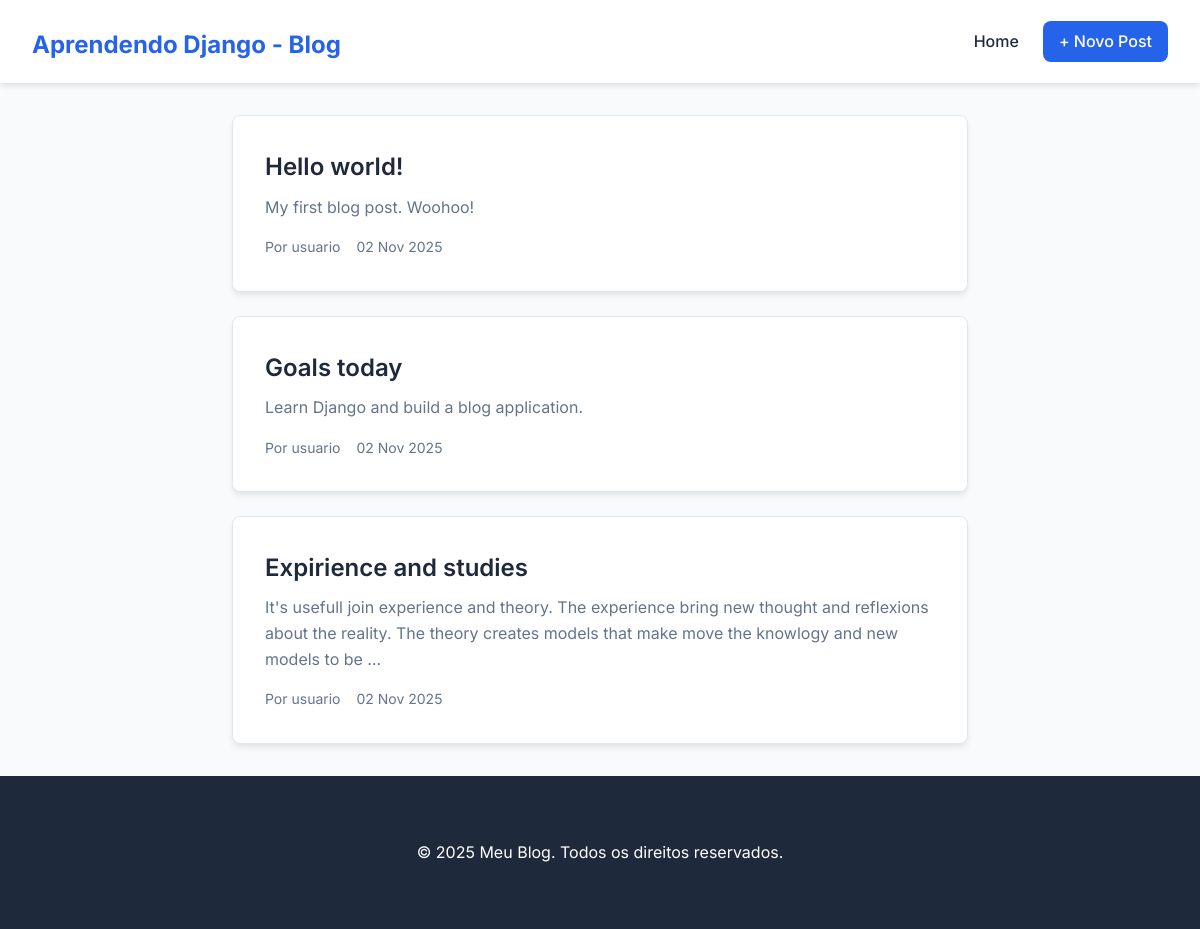
The page / on the database its author committed.
### blog/models.py (models this page shows, shortened)
class Post(models.Model):
    title = models.CharField(max_length=200)
    body = models.TextField()
    author = models.ForeignKey(get_user_model(), on_delete=models.CASCADE)
    created_at = models.DateTimeField(auto_now_add=True)
    updated_at = models.DateTimeField(auto_now=True)

### blog/views.py (the view)
# urls.py: path('', BlogListView.as_view(), name='home'),
class BlogListView(ListView):
    model = Post
    template_name = 'home.html'

### templates/home.html
{% extends 'base.html' %}
{% block content %}
<div class="post-list">
    {% for post in object_list %}
    <article class="post-entry">
        <h2 class="post-title">
            <a href="{% url 'post_detail' post.pk %}">{{ post.title }}</a>
        </h2>
        <p class="post-body">{{ post.body|truncatewords:30 }}</p>
        <div class="post-meta">
            <span>Por {{ post.author }}</span>
            <span>{{ post.created_at|date:"d M Y" }}</span>
        </div>
    </article>
    {% empty %}
    <div class="post-entry">
        <p>Nenhum post ainda. <a href="{% url 'post_new' %}">Seja o primeiro a postar!</a></p>
    </div>
    {% endfor %}
</div>
{% endblock content %}

### templates/base.html (shortened to what this page needs)
{% load static %}
<!DOCTYPE html>
<html lang="pt-br">
<head>
    <link rel="stylesheet" href="{% static 'css/style.css' %}">
</head>
<body>
    <header class="navbar">
        <div class="nav-container">
            <h1 class="nav-logo">
                <a href="{% url 'home' %}">Aprendendo Django - Blog</a>
            </h1>
            <nav class="nav-links">
                <a href="{% url 'home' %}" class="nav-link">Home</a>
                <a href="{% url 'post_new' %}" class="nav-link button">+ Novo Post</a>
            </nav>
        </div>
    </header>
    <main class="container">
        {% block content %}
        {% endblock content %}
    </main>
    <footer class="footer">
        <div class="container">
            <p>&copy; 2025 Meu Blog. Todos os direitos reservados.</p>
        </div>
    </footer>
</body>
</html>

### static/css/style.css (style rules this page uses)
:root { --primary-color: #2563eb; --primary-dark: #1d4ed8; --secondary-color: #64748b; --accent-color: #f1f5f9; --text-color: #1e293b; --text-light: #64748b; --border-color: #e2e8f0; --success-color: #10b981; --danger-color: #ef4444; --white: #ffffff; --shadow: 0 4px 6px -1px rgba(0, 0, 0, 0.1); --radius: 8px; }
* { margin: 0; padding: 0; box-sizing: border-box; }
body { font-family: 'Inter', sans-serif; line-height: 1.6; color: var(--text-color); background-color: #f8fafc; min-height: 100vh; display: flex; flex-direction: column; }
.navbar { background: var(--white); box-shadow: var(--shadow); position: sticky; top: 0; z-index: 100; }
.nav-container { max-width: 1200px; margin: 0 auto; padding: 1rem 2rem; display: flex; justify-content: space-between; align-items: center; }
.nav-logo a { font-size: 1.5rem; font-weight: 700; color: var(--primary-color); text-decoration: none; transition: color 0.3s ease; }
.nav-links { display: flex; gap: 1.5rem; align-items: center; }
.nav-link { color: var(--text-color); text-decoration: none; font-weight: 500; transition: color 0.3s ease; }
.button { background: var(--primary-color); color: var(--white); padding: 0.5rem 1rem; border-radius: var(--radius); text-decoration: none; font-weight: 500; transition: background 0.3s ease; }
.container { max-width: 800px; margin: 2rem auto; padding: 0 2rem; flex: 1; }
.post-list { display: flex; flex-direction: column; gap: 1.5rem; }
.post-entry { background: var(--white); padding: 2rem; border-radius: var(--radius); box-shadow: var(--shadow); transition: transform 0.3s ease, box-shadow 0.3s ease; border: 1px solid var(--border-color); }
.post-title { font-size: 1.5rem; font-weight: 600; margin-bottom: 0.5rem; }
.post-title a { color: var(--text-color); text-decoration: none; transition: color 0.3s ease; }
.post-body { color: var(--text-light); margin-bottom: 1rem; line-height: 1.6; }
.post-meta { font-size: 0.875rem; color: var(--secondary-color); display: flex; gap: 1rem; }
.footer { background: var(--text-color); color: var(--white); text-align: center; padding: 2rem; margin-top: auto; }

### rows shown on the page
Post: title "Hello world!", body "My first blog post. Woohoo!", author "usuario", created_at "02 Nov 2025"
Post: title "Goals today", body "Learn Django and build a blog application.", author "usuario", created_at "02 Nov 2025"
Post: title "Expirience and studies", body "It's usefull join experience and theory. The experience bring new thought and reflexions about the reality. The theory creates models that make move the knowlogy and new models to be …", author "usuario", created_at "02 Nov 2025"
